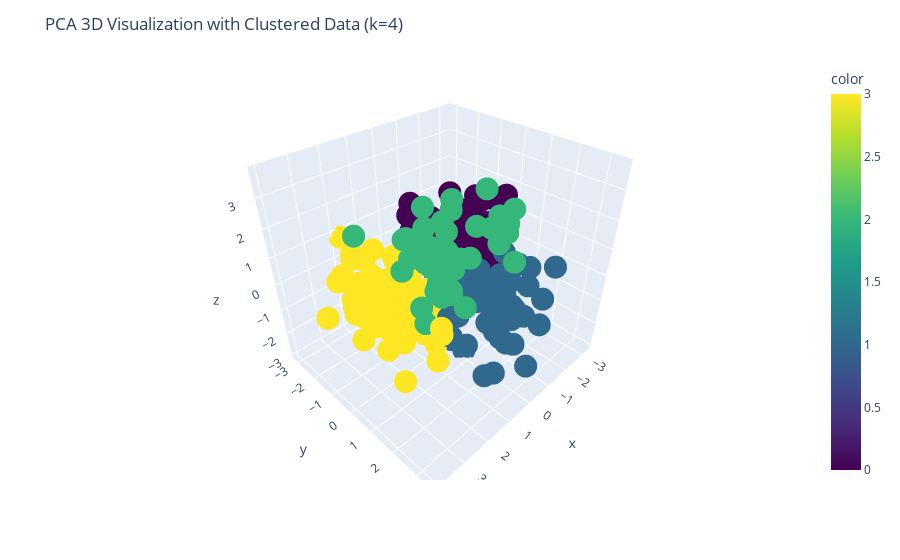

The notebook cell saved with this chart:
### Code cell
# Visualization of PCA 3D and Clustered Data using plotly
fig = px.scatter_3d(x=pca_result[:, 0], y=pca_result[:, 1], z=pca_result[:, 2],
                    color=kmeans_labels, color_continuous_scale='viridis')
fig.update_layout(scene=dict(xaxis_title='Custom X Label',
                             yaxis_title='Custom Y Label',
                             zaxis_title='Custom Z Label'),
                             title='PCA 3D Visualization with Clustered Data (k={})'.format(num_clusters))
fig.show()

### Figure 1 — Plotly figure (JSON) as saved in the notebook; plotly's stock layout.template omitted (floating-point values rounded to 4 significant figures; data arrays with more than 128 entries replaced by an {"elided": "..."} marker saying what was removed)
{"data": [{"hovertemplate": "x=%{x}<br>y=%{y}<br>z=%{z}<br>color=%{marker.color}<extra></extra>", "legendgroup": "", "marker": {"color": {"elided": "294 int values"}, "coloraxis": "coloraxis", "symbol": "circle"}, "mode": "markers", "name": "", "scene": "scene", "showlegend": false, "type": "scatter3d", "x": {"elided": "294 float values"}, "y": {"elided": "294 float values"}, "z": {"elided": "294 float values"}}], "layout": {"coloraxis": {"colorbar": {"title": {"text": "color"}}, "colorscale": [[0, "#440154"], [0.1111, "#482878"], [0.2222, "#3e4989"], [0.3333, "#31688e"], [0.4444, "#26828e"], [0.5556, "#1f9e89"], [0.6667, "#35b779"], [0.7778, "#6ece58"], [0.8889, "#b5de2b"], [1, "#fde725"]]}, "legend": {"tracegroupgap": 0}, "margin": {"t": 60}, "scene": {"domain": {"x": [0, 1], "y": [0, 1]}, "xaxis": {"title": {"text": "x"}}, "yaxis": {"title": {"text": "y"}}, "zaxis": {"title": {"text": "z"}}}, "title": {"text": "PCA 3D Visualization with Clustered Data (k=4)"}}}
